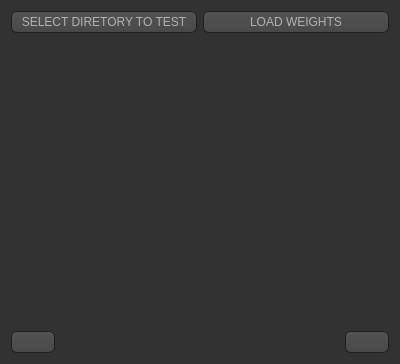
<?xml version="1.0" encoding="UTF-8"?>
<ui version="4.0">
 <class>TestingDialog</class>
 <widget class="QWidget" name="TestingDialog">
  <property name="geometry">
   <rect>
    <x>0</x>
    <y>0</y>
    <width>400</width>
    <height>364</height>
   </rect>
  </property>
  <property name="windowTitle">
   <string>Testing Window</string>
  </property>
  <property name="styleSheet">
   <string notr="true">QToolTip
{
     border: 1px solid black;
     background-color: #ffa02f;
     padding: 1px;
     border-radius: 3px;
     opacity: 100;
}

QWidget
{
    color: #b1b1b1;
    background-color: #323232;
}

QWidget:item:hover
{
    background-color: QLinearGradient( x1: 0, y1: 0, x2: 0, y2: 1, stop: 0 #ffa02f, stop: 1 #ca0619);
    color: #000000;
}

QWidget:item:selected
{
    background-color: QLinearGradient( x1: 0, y1: 0, x2: 0, y2: 1, stop: 0 #ffa02f, stop: 1 #d7801a);
}

QMenuBar::item
{
    background: transparent;
}

QMenuBar::item:selected
{
    background: transparent;
    border: 1px solid #ffaa00;
}

QMenuBar::item:pressed
{
    background: #444;
    border: 1px solid #000;
    background-color: QLinearGradient(
        x1:0, y1:0,
        x2:0, y2:1,
        stop:1 #212121,
        stop:0.4 #343434/*,
        stop:0.2 #343434,
        stop:0.1 #ffaa00*/
    );
    margin-bottom:-1px;
    padding-bottom:1px;
}

QMenu
{
    border: 1px solid #000;
}

QMenu::item
{
    padding: 2px 20px 2px 20px;
}

QMenu::item:selected
{
    color: #000000;
}

QWidget:disabled
{
    color: #404040;
    background-color: #323232;
}

QAbstractItemView
{
    background-color: QLinearGradient( x1: 0, y1: 0, x2: 0, y2: 1, stop: 0 #4d4d4d, stop: 0.1 #646464, stop: 1 #5d5d5d);
}

QWidget:focus
{
    /*border: 2px solid QLinearGradient( x1: 0, y1: 0, x2: 0, y2: 1, stop: 0 #ffa02f, stop: 1 #d7801a);*/
}

QLineEdit
{
    background-color: QLinearGradient( x1: 0, y1: 0, x2: 0, y2: 1, stop: 0 #4d4d4d, stop: 0 #646464, stop: 1 #5d5d5d);
    padding: 1px;
    border-style: solid;
    border: 1px solid #1e1e1e;
    border-radius: 5;
}

QPushButton
{
    color: #b1b1b1;
    background-color: QLinearGradient( x1: 0, y1: 0, x2: 0, y2: 1, stop: 0 #565656, stop: 0.1 #525252, stop: 0.5 #4e4e4e, stop: 0.9 #4a4a4a, stop: 1 #464646);
    border-width: 1px;
    border-color: #1e1e1e;
    border-style: solid;
    border-radius: 6;
    padding: 3px;
    font-size: 12px;
    padding-left: 5px;
    padding-right: 5px;
}

QPushButton:pressed
{
    background-color: QLinearGradient( x1: 0, y1: 0, x2: 0, y2: 1, stop: 0 #2d2d2d, stop: 0.1 #2b2b2b, stop: 0.5 #292929, stop: 0.9 #282828, stop: 1 #252525);
}

QComboBox
{
    selection-background-color: #ffaa00;
    background-color: QLinearGradient( x1: 0, y1: 0, x2: 0, y2: 1, stop: 0 #565656, stop: 0.1 #525252, stop: 0.5 #4e4e4e, stop: 0.9 #4a4a4a, stop: 1 #464646);
    border-style: solid;
    border: 1px solid #1e1e1e;
    border-radius: 5;
}

QComboBox:hover,QPushButton:hover
{
    border: 2px solid QLinearGradient( x1: 0, y1: 0, x2: 0, y2: 1, stop: 0 #ffa02f, stop: 1 #d7801a);
}


QComboBox:on
{
    padding-top: 3px;
    padding-left: 4px;
    background-color: QLinearGradient( x1: 0, y1: 0, x2: 0, y2: 1, stop: 0 #2d2d2d, stop: 0.1 #2b2b2b, stop: 0.5 #292929, stop: 0.9 #282828, stop: 1 #252525);
    selection-background-color: #ffaa00;
}

QComboBox QAbstractItemView
{
    border: 2px solid darkgray;
    selection-background-color: QLinearGradient( x1: 0, y1: 0, x2: 0, y2: 1, stop: 0 #ffa02f, stop: 1 #d7801a);
}

QComboBox::drop-down
{
     subcontrol-origin: padding;
     subcontrol-position: top right;
     width: 15px;

     border-left-width: 0px;
     border-left-color: darkgray;
     border-left-style: solid; /* just a single line */
     border-top-right-radius: 3px; /* same radius as the QComboBox */
     border-bottom-right-radius: 3px;
 }

QComboBox::down-arrow
{
     image: url(:/down_arrow.png);
}

QGroupBox:focus
{
border: 2px solid QLinearGradient( x1: 0, y1: 0, x2: 0, y2: 1, stop: 0 #ffa02f, stop: 1 #d7801a);
}

QTextEdit:focus
{
    border: 2px solid QLinearGradient( x1: 0, y1: 0, x2: 0, y2: 1, stop: 0 #ffa02f, stop: 1 #d7801a);
}

QScrollBar:horizontal {
     border: 1px solid #222222;
     background: QLinearGradient( x1: 0, y1: 0, x2: 0, y2: 1, stop: 0.0 #121212, stop: 0.2 #282828, stop: 1 #484848);
     height: 7px;
     margin: 0px 16px 0 16px;
}

QScrollBar::handle:horizontal
{
      background: QLinearGradient( x1: 0, y1: 0, x2: 1, y2: 0, stop: 0 #ffa02f, stop: 0.5 #d7801a, stop: 1 #ffa02f);
      min-height: 20px;
      border-radius: 2px;
}

QScrollBar::add-line:horizontal {
      border: 1px solid #1b1b19;
      border-radius: 2px;
      background: QLinearGradient( x1: 0, y1: 0, x2: 1, y2: 0, stop: 0 #ffa02f, stop: 1 #d7801a);
      width: 14px;
      subcontrol-position: right;
      subcontrol-origin: margin;
}

QScrollBar::sub-line:horizontal {
      border: 1px solid #1b1b19;
      border-radius: 2px;
      background: QLinearGradient( x1: 0, y1: 0, x2: 1, y2: 0, stop: 0 #ffa02f, stop: 1 #d7801a);
      width: 14px;
     subcontrol-position: left;
     subcontrol-origin: margin;
}

QScrollBar::right-arrow:horizontal, QScrollBar::left-arrow:horizontal
{
      border: 1px solid black;
      width: 1px;
      height: 1px;
      background: white;
}

QScrollBar::add-page:horizontal, QScrollBar::sub-page:horizontal
{
      background: none;
}

QScrollBar:vertical
{
      background: QLinearGradient( x1: 0, y1: 0, x2: 1, y2: 0, stop: 0.0 #121212, stop: 0.2 #282828, stop: 1 #484848);
      width: 7px;
      margin: 16px 0 16px 0;
      border: 1px solid #222222;
}

QScrollBar::handle:vertical
{
      background: QLinearGradient( x1: 0, y1: 0, x2: 0, y2: 1, stop: 0 #ffa02f, stop: 0.5 #d7801a, stop: 1 #ffa02f);
      min-height: 20px;
      border-radius: 2px;
}

QScrollBar::add-line:vertical
{
      border: 1px solid #1b1b19;
      border-radius: 2px;
      background: QLinearGradient( x1: 0, y1: 0, x2: 0, y2: 1, stop: 0 #ffa02f, stop: 1 #d7801a);
      height: 14px;
      subcontrol-position: bottom;
      subcontrol-origin: margin;
}

QScrollBar::sub-line:vertical
{
      border: 1px solid #1b1b19;
      border-radius: 2px;
      background: QLinearGradient( x1: 0, y1: 0, x2: 0, y2: 1, stop: 0 #d7801a, stop: 1 #ffa02f);
      height: 14px;
      subcontrol-position: top;
      subcontrol-origin: margin;
}

QScrollBar::up-arrow:vertical, QScrollBar::down-arrow:vertical
{
      border: 1px solid black;
      width: 1px;
      height: 1px;
      background: white;
}


QScrollBar::add-page:vertical, QScrollBar::sub-page:vertical
{
      background: none;
}

QTextEdit
{
    background-color: #242424;
}

QPlainTextEdit
{
    background-color: #242424;
}

QHeaderView::section
{
    background-color: QLinearGradient(x1:0, y1:0, x2:0, y2:1, stop:0 #616161, stop: 0.5 #505050, stop: 0.6 #434343, stop:1 #656565);
    color: white;
    padding-left: 4px;
    border: 1px solid #6c6c6c;
}

QCheckBox:disabled
{
color: #414141;
}

QDockWidget::title
{
    text-align: center;
    spacing: 3px; /* spacing between items in the tool bar */
    background-color: QLinearGradient(x1:0, y1:0, x2:0, y2:1, stop:0 #323232, stop: 0.5 #242424, stop:1 #323232);
}

QDockWidget::close-button, QDockWidget::float-button
{
    text-align: center;
    spacing: 1px; /* spacing between items in the tool bar */
    background-color: QLinearGradient(x1:0, y1:0, x2:0, y2:1, stop:0 #323232, stop: 0.5 #242424, stop:1 #323232);
}

QDockWidget::close-button:hover, QDockWidget::float-button:hover
{
    background: #242424;
}

QDockWidget::close-button:pressed, QDockWidget::float-button:pressed
{
    padding: 1px -1px -1px 1px;
}

QMainWindow::separator
{
    background-color: QLinearGradient(x1:0, y1:0, x2:0, y2:1, stop:0 #161616, stop: 0.5 #151515, stop: 0.6 #212121, stop:1 #343434);
    color: white;
    padding-left: 4px;
    border: 1px solid #4c4c4c;
    spacing: 3px; /* spacing between items in the tool bar */
}

QMainWindow::separator:hover
{

    background-color: QLinearGradient(x1:0, y1:0, x2:0, y2:1, stop:0 #d7801a, stop:0.5 #b56c17 stop:1 #ffa02f);
    color: white;
    padding-left: 4px;
    border: 1px solid #6c6c6c;
    spacing: 3px; /* spacing between items in the tool bar */
}

QToolBar::handle
{
     spacing: 3px; /* spacing between items in the tool bar */
     background: url(:/images/handle.png);
}

QMenu::separator
{
    height: 2px;
    background-color: QLinearGradient(x1:0, y1:0, x2:0, y2:1, stop:0 #161616, stop: 0.5 #151515, stop: 0.6 #212121, stop:1 #343434);
    color: white;
    padding-left: 4px;
    margin-left: 10px;
    margin-right: 5px;
}

QProgressBar
{
    border: 2px solid grey;
    border-radius: 5px;
    text-align: center;
}

QProgressBar::chunk
{
    background-color: #d7801a;
    width: 2.15px;
    margin: 0.5px;
}

QTabBar::tab {
    color: #b1b1b1;
    border: 1px solid #444;
    border-bottom-style: none;
    background-color: #323232;
    padding-left: 10px;
    padding-right: 10px;
    padding-top: 3px;
    padding-bottom: 2px;
    margin-right: -1px;
}

QTabWidget::pane {
    border: 1px solid #444;
    top: 1px;
}

QTabBar::tab:last
{
    margin-right: 0; /* the last selected tab has nothing to overlap with on the right */
    border-top-right-radius: 3px;
}

QTabBar::tab:first:!selected
{
 margin-left: 0px; /* the last selected tab has nothing to overlap with on the right */


    border-top-left-radius: 3px;
}

QTabBar::tab:!selected
{
    color: #b1b1b1;
    border-bottom-style: solid;
    margin-top: 3px;
    background-color: QLinearGradient(x1:0, y1:0, x2:0, y2:1, stop:1 #212121, stop:.4 #343434);
}

QTabBar::tab:selected
{
    border-top-left-radius: 3px;
    border-top-right-radius: 3px;
    margin-bottom: 0px;
}

QTabBar::tab:!selected:hover
{
    /*border-top: 2px solid #ffaa00;
    padding-bottom: 3px;*/
    border-top-left-radius: 3px;
    border-top-right-radius: 3px;
    background-color: QLinearGradient(x1:0, y1:0, x2:0, y2:1, stop:1 #212121, stop:0.4 #343434, stop:0.2 #343434, stop:0.1 #ffaa00);
}

QRadioButton::indicator:checked, QRadioButton::indicator:unchecked{
    color: #b1b1b1;
    background-color: #323232;
    border: 1px solid #b1b1b1;
    border-radius: 6px;
}

QRadioButton::indicator:checked
{
    background-color: qradialgradient(
        cx: 0.5, cy: 0.5,
        fx: 0.5, fy: 0.5,
        radius: 1.0,
        stop: 0.25 #ffaa00,
        stop: 0.3 #323232
    );
}

QCheckBox::indicator{
    color: #b1b1b1;
    background-color: #323232;
    border: 1px solid #b1b1b1;
    width: 9px;
    height: 9px;
}

QRadioButton::indicator
{
    border-radius: 6px;
}

QRadioButton::indicator:hover, QCheckBox::indicator:hover
{
    border: 1px solid #ffaa00;
}

QCheckBox::indicator:checked
{
    image:url(:/images/checkbox.png);
}

QCheckBox::indicator:disabled, QRadioButton::indicator:disabled
{
    border: 1px solid #444;
}</string>
  </property>
  <layout class="QVBoxLayout" name="verticalLayout">
   <item>
    <layout class="QHBoxLayout" name="horizontalLayout">
     <item>
      <widget class="QPushButton" name="pushButton">
       <property name="sizePolicy">
        <sizepolicy hsizetype="Preferred" vsizetype="Fixed">
         <horstretch>0</horstretch>
         <verstretch>0</verstretch>
        </sizepolicy>
       </property>
       <property name="text">
        <string>SELECT DIRETORY TO TEST</string>
       </property>
      </widget>
     </item>
     <item>
      <widget class="QPushButton" name="pushButton_2">
       <property name="sizePolicy">
        <sizepolicy hsizetype="Preferred" vsizetype="Fixed">
         <horstretch>0</horstretch>
         <verstretch>0</verstretch>
        </sizepolicy>
       </property>
       <property name="text">
        <string>LOAD WEIGHTS</string>
       </property>
      </widget>
     </item>
    </layout>
   </item>
   <item>
    <widget class="QLabel" name="label_img">
     <property name="sizePolicy">
      <sizepolicy hsizetype="Expanding" vsizetype="Expanding">
       <horstretch>0</horstretch>
       <verstretch>0</verstretch>
      </sizepolicy>
     </property>
     <property name="text">
      <string/>
     </property>
    </widget>
   </item>
   <item>
    <layout class="QHBoxLayout" name="horizontalLayout_2">
     <item>
      <widget class="QPushButton" name="pushButton_leftArrow">
       <property name="sizePolicy">
        <sizepolicy hsizetype="Preferred" vsizetype="Preferred">
         <horstretch>0</horstretch>
         <verstretch>0</verstretch>
        </sizepolicy>
       </property>
       <property name="text">
        <string/>
       </property>
       <property name="icon">
        <iconset resource="resorces.qrc">
         <normaloff>:/imges/image/left.png</normaloff>:/imges/image/left.png</iconset>
       </property>
       <property name="iconSize">
        <size>
         <width>40</width>
         <height>40</height>
        </size>
       </property>
       <property name="checkable">
        <bool>false</bool>
       </property>
      </widget>
     </item>
     <item>
      <widget class="QLabel" name="label_Idetified">
       <property name="sizePolicy">
        <sizepolicy hsizetype="Expanding" vsizetype="Preferred">
         <horstretch>0</horstretch>
         <verstretch>0</verstretch>
        </sizepolicy>
       </property>
       <property name="font">
        <font>
         <pointsize>14</pointsize>
        </font>
       </property>
       <property name="text">
        <string/>
       </property>
      </widget>
     </item>
     <item>
      <widget class="QPushButton" name="pushButton_rightArrow">
       <property name="sizePolicy">
        <sizepolicy hsizetype="Preferred" vsizetype="Preferred">
         <horstretch>0</horstretch>
         <verstretch>0</verstretch>
        </sizepolicy>
       </property>
       <property name="text">
        <string/>
       </property>
       <property name="icon">
        <iconset resource="resorces.qrc">
         <normaloff>:/imges/image/right.png</normaloff>:/imges/image/right.png</iconset>
       </property>
       <property name="iconSize">
        <size>
         <width>40</width>
         <height>40</height>
        </size>
       </property>
      </widget>
     </item>
    </layout>
   </item>
  </layout>
 </widget>
 <resources>
  <include location="resorces.qrc"/>
 </resources>
 <connections/>
</ui>
